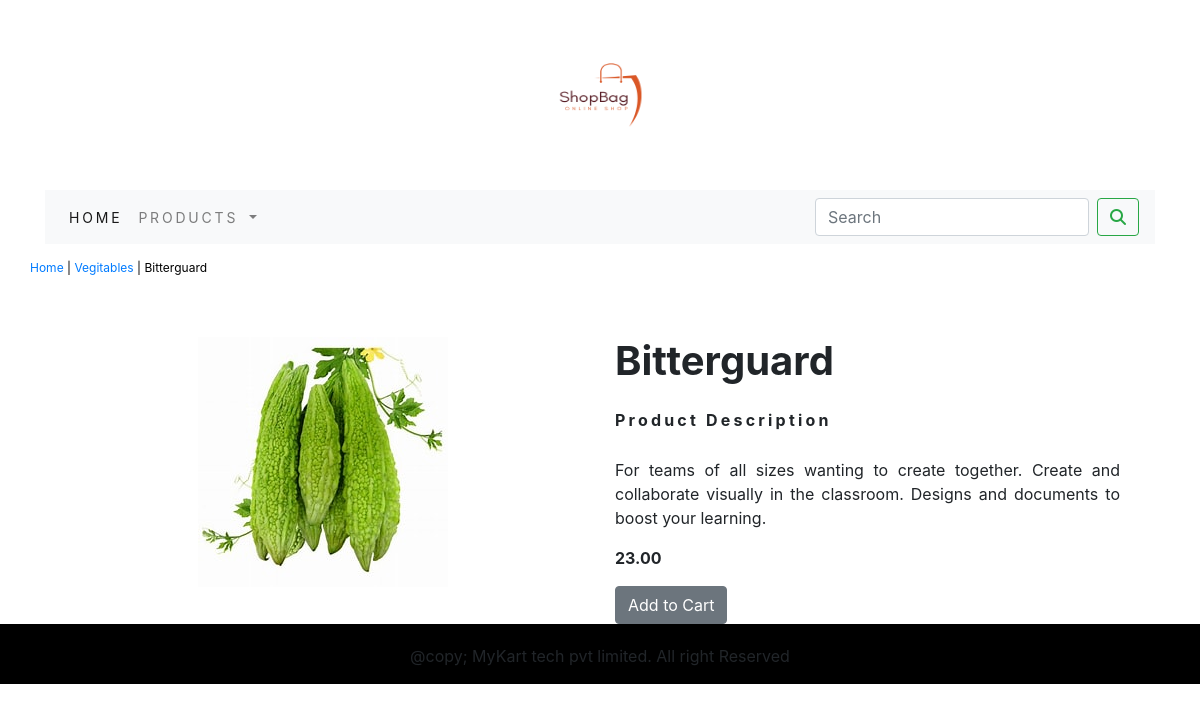
The page /shop/vegitables/bitterguard/ on the database its author committed.
### kartApp/models.py (models this page shows, shortened)
class Product(models.Model):
    name=models.CharField(max_length=250,unique=True)
    slug=models.SlugField(max_length=250,unique=True)
    description=models.TextField(blank=True)
    price=models.DecimalField(max_digits=10,decimal_places=2)
    category=models.ForeignKey(Category,on_delete=models.CASCADE)
    image=models.ImageField(upload_to='product',blank=True)
    stock=models.IntegerField()
    available=models.BooleanField(default=True)
    created=models.DateTimeField(auto_now_add=True)
    updated=models.DateTimeField(auto_now=True)
    class Meta:
        ordering=('name',)
        verbose_name='product'
        verbose_name_plural='products'

class Category(models.Model):
    name=models.CharField(max_length=250,unique=True)
    slug=models.SlugField(max_length=250,unique=True) #dynamically creates the url (what u type in mame)
    description=models.TextField(blank=True)
    image=models.ImageField(upload_to='category',blank=True)
    class Meta:
        ordering=('name',)
        verbose_name='category' # human readable
        verbose_name_plural='categories'
    def get_url(self):
        return reverse('kartApp:products_by_category',args=[self.slug])
    def __str__(self):
        return '{}' .format(self.name)

### kartApp/views.py (the view)
# urls.py: path('<slug:c_slug>/<slug:product_slug>/', views.prodetail, name="product_cat_detail")
def prodetail(request,c_slug,product_slug):
   try:
      product=Product.objects.get(category__slug=c_slug,slug=product_slug)
   except Exception as e:
      raise e
   return render(request,'product.html',{'product':product})

### cart/context_processors.py (called while the page is built)
def counter(request):
    item_count=0
    if 'admin' in request.path:
        return {}
    else:
        try:
            cart=Cart.objects.filter(cart_id=_cart_id(request))
            cart_items=CartItem.objects.all().filter(cart=cart[:1])
            for cart_item in cart_items:
                item_count += cart_item.quantity
        except Cart.DoesNotExist:
            item_count=0
    return dict(item_count=item_count)

### cart/views.py (called while the page is built)
def _cart_id(request):
    cart=request.session.session_key
    if not cart:
        cart=request.session.create()
    return cart

### kartApp/context_processors.py (called while the page is built)
def menu_links(request):
    links=Category.objects.all()
    return dict(links=links)

### templates/product.html (shortened to what this page needs)
{% extends 'base.html' %}
{% load static %}
{% block content %}
<div class="row prod_row">
  <div class="mx_auto">
    <p><a href="{% url 'kartApp:allProdCat' %}">Home</a> | <a href="{{product.category.get_url}}">{{product.category}}</a> | {{product.name}}</p>
  </div>
</div>
<br>
<div class="container">
<div class="row">
  <div class="col-md-6 col-sm-6 col-lg-6 text-center">
    <div style="min-width:18rem;">
      <img src="{{product.image.url}}" alt="{{product.name}}">
    </div>
  </div>
    <div class="col-md-6 col-sm-6 col-lg-6">
      <h1><b>{{product.name}}</b></h1>
      <p class="prod_title"><b>Product Description</b></p>
      <p class="text-justify prod_desc">{{product.description}}</p>
      <p><b>{{product.price}}</b></p>
      {% if product.stock <= 0 %}
      <p class="text-justify prod_desc"><b>Out of stock</b></p>
      {% else %}
      <a class="btn btn-secondary" href="{% url 'cart:add_cart' product.id %}">Add to Cart</a>
      {% endif %}
    </div>
</div>
</div>
{% endblock %}

### static/css/custom.css (style rules this page uses)
.prod_row { padding-top: 15px; padding-bottom:20px; }
.prod_row .mx_auto { color:#000; font-size:12px; text-decoration:none; }
.prod_title { font-size:16px; text_transform:uppercase; letter-spacing:.2em; padding-top:15px; padding-bottom:10px; }
.prod_desc { padding-right:20px; }

### rows shown on the page
Product: category "Vegitables", name "Bitterguard", image (picture), description "For teams of all sizes wanting to create together. Create and collaborate visually in the classroom. Designs and documents to boost your learning.", price "23.00"
